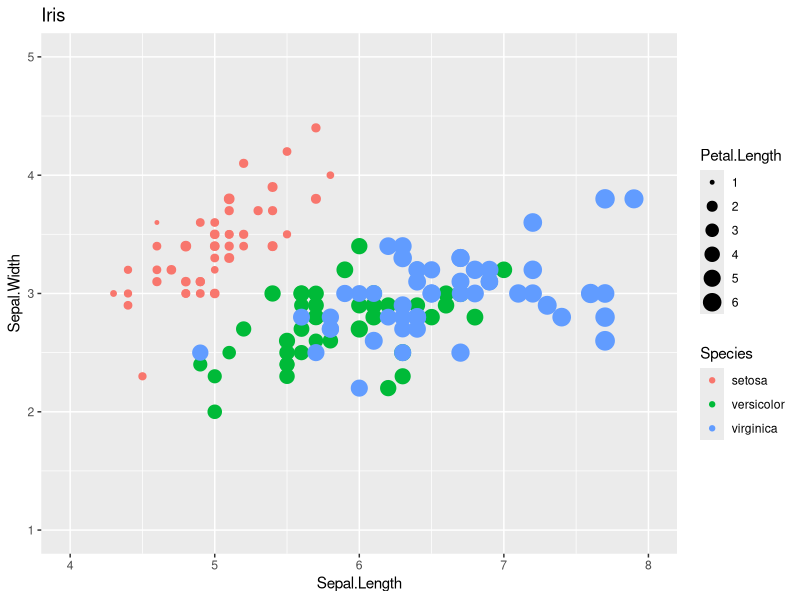
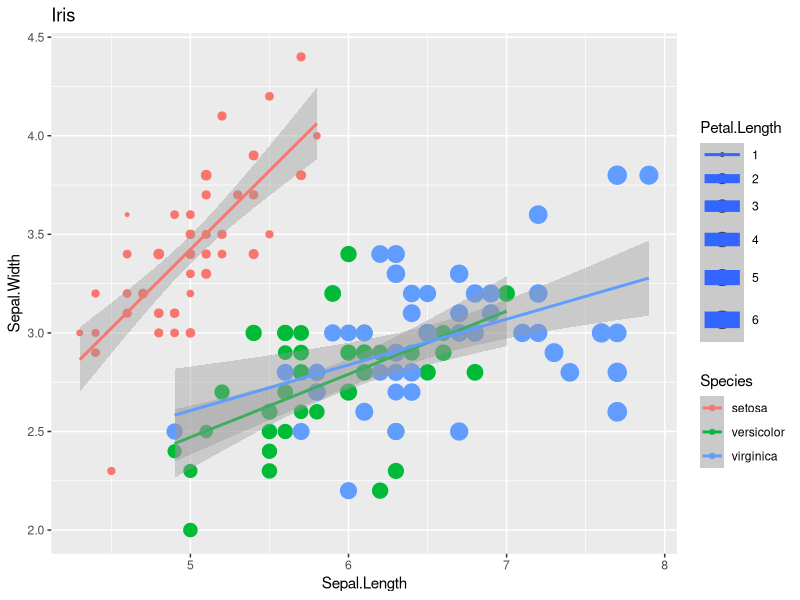
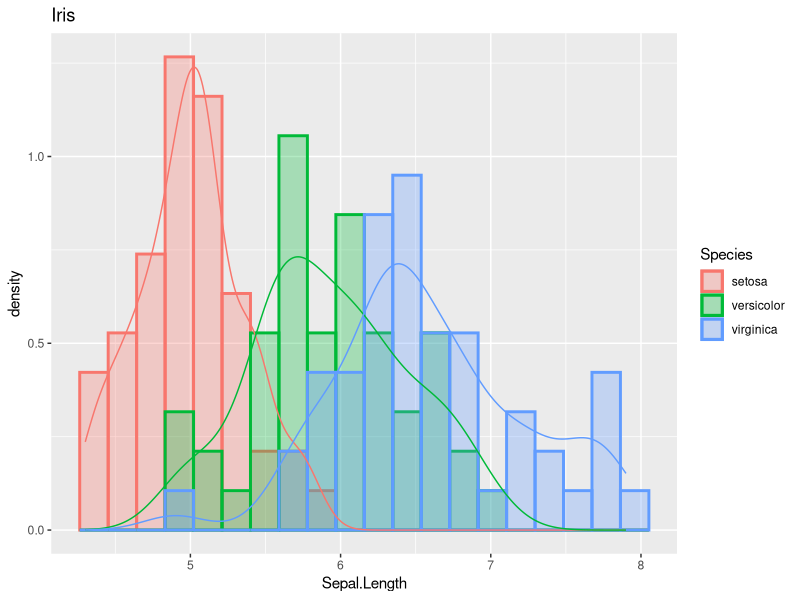
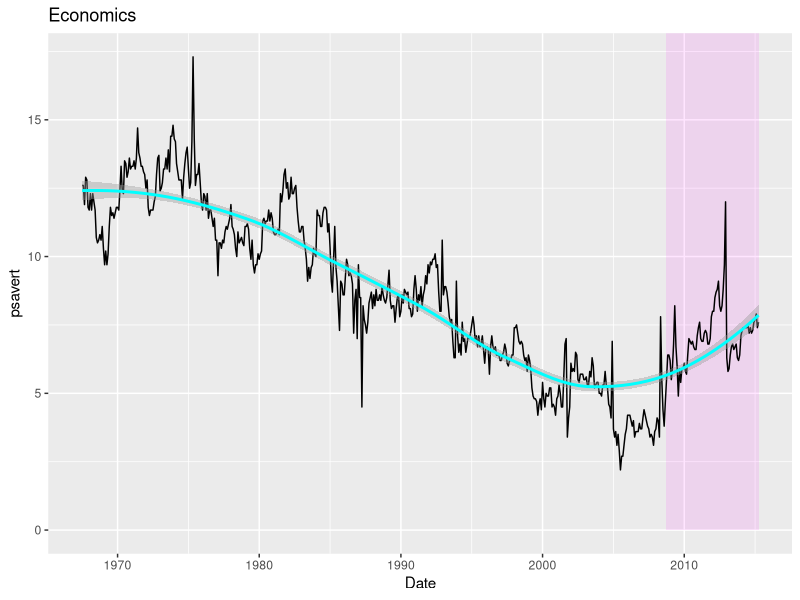
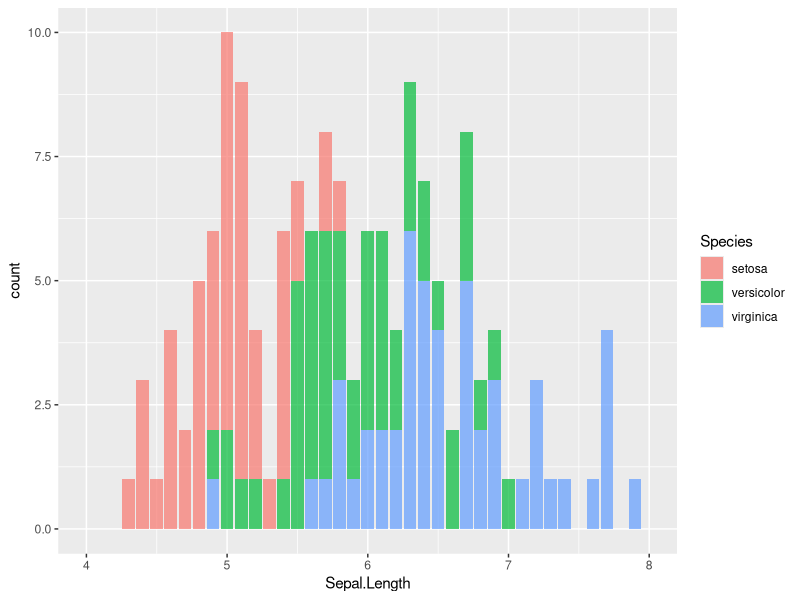
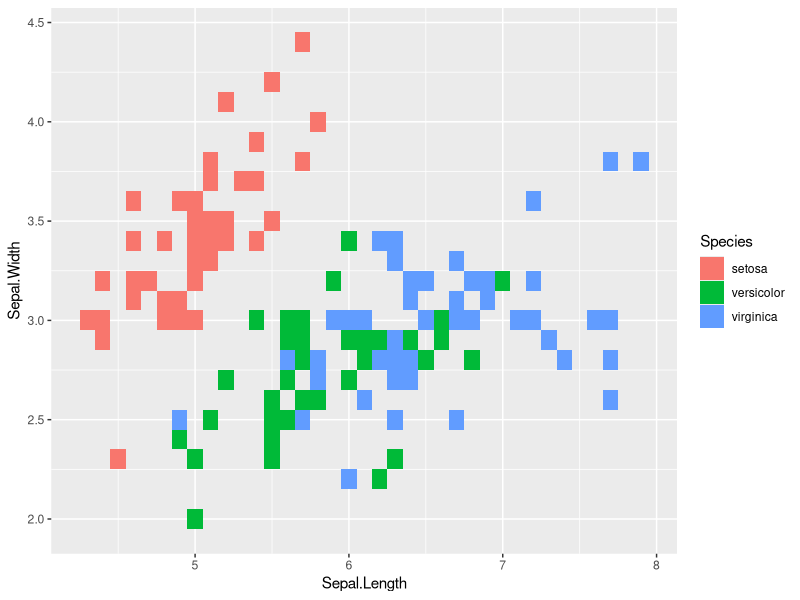
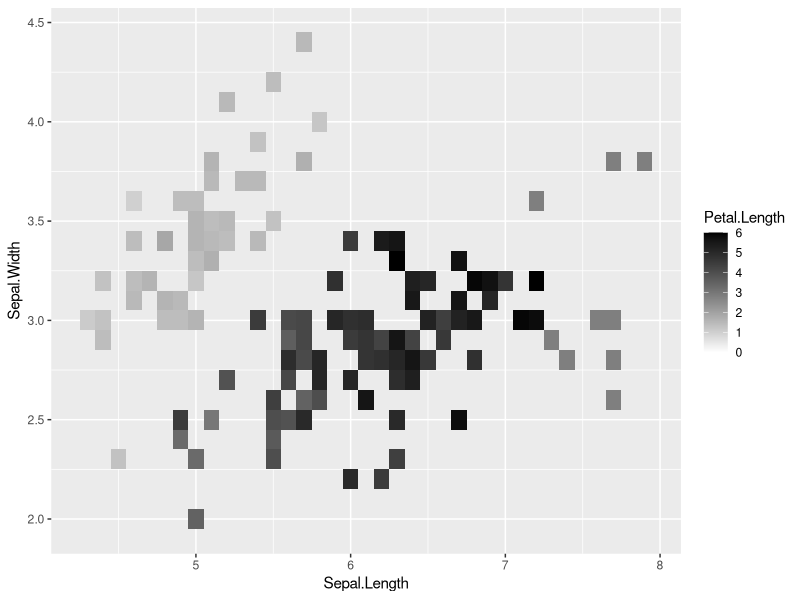
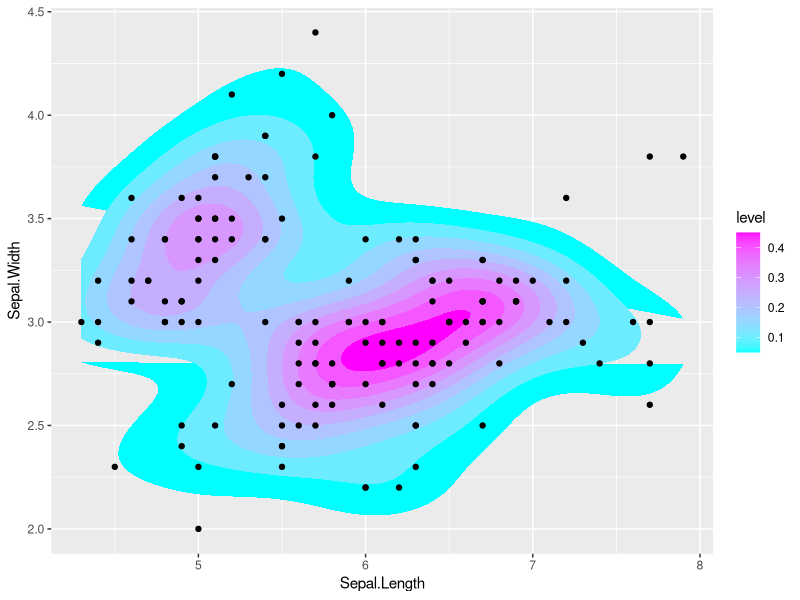

Write R code to recreate these figures, in order.
library(dplyr)
library(ggplot2)

# change working directory
frame_files <- lapply(sys.frames(), function(x) x$ofile)
frame_files <- Filter(Negate(is.null), frame_files)
setwd(dirname(frame_files[[length(frame_files)]]))

# Point & Hue & Buble
p <- ggplot(iris, aes(x = Sepal.Length, y = Sepal.Width,
                      colour = Species, size = Petal.Length)) +
  geom_point() +
  scale_colour_hue() +
  # scale_colour_gradient(low = "cyan", high = "magenta")
  labs(title = "Iris", x = "Sepal.Length", y = "Sepal.Width") +
  lims(x = c(4, 8), y = c(1, 5))

plot(p)
ggsave("img/iris-hue.png", plot = p)

# Point & Smoothing & Buble
p <- ggplot(iris, aes(x = Sepal.Length, y = Sepal.Width,
                      colour = Species, size = Petal.Length)) +
  geom_point() +
  stat_smooth(method = "lm") +
  labs(title = "Iris", x = "Sepal.Length", y = "Sepal.Width")

plot(p)
ggsave("img/iris-smooth.png", plot = p)

# Hist & density
p <- ggplot(iris, aes(x = Sepal.Length, y = ..density..,
                      fill = Species, colour = Species)) +
  geom_histogram(alpha = 0.3, position = "identity", bins = 20, size = 1) +
  labs(title = "Iris", x = "Sepal.Length") +
  geom_density(alpha = 0)

plot(p)
ggsave("img/iris-hist.png", plot = p)

# Line & Smoothing $ Rect
p <- ggplot(economics, aes(x = date, y = psavert)) +
  annotate("rect",
           xmin = as.Date("2008-09-15"), xmax = as.Date("2015-04-01"),
           ymin = 0, ymax = Inf, fill = "magenta", alpha = 0.1) +
  geom_line() +
  stat_smooth(color = "cyan", method = "loess") +
  labs(title = "Economics", x = "Date", y = "psavert")

plot(p)
ggsave("img/economics-line.png", p)

# Stacked Bar
p <- iris %>%
  group_by(Species, Sepal.Length) %>%
  summarize(count = n()) %>%
  ggplot(., aes(x = Sepal.Length, y = count)) +
    geom_bar(stat = "identity", aes(fill = Species), alpha = 0.7) +
    scale_x_discrete() +
    lims(x = c(4, 8))

plot(p)
ggsave("img/iris-stacked-bar.png", plot = p)

# Tile plot
p <- ggplot(iris, aes(x = Sepal.Length, y = Sepal.Width)) +
  geom_tile(aes(fill = Species))

plot(p)
ggsave("img/iris-tile.png", plot = p)

# Tile qplot
p <- qplot(Sepal.Length, Sepal.Width, data = iris,
           fill = Petal.Length, geom = "tile") +
  scale_fill_gradient(limits = c(0, 6), low = "white", high = "black")

plot(p)
ggsave("img/iris-tile-qplot.png", plot = p)

# Heat map
p <- ggplot(iris, aes(x = Sepal.Length, y = Sepal.Width)) +
  stat_density2d(aes(fill = ..level..), geom = "polygon") +
  scale_fill_continuous(low = "cyan", high = "magenta") +
  geom_point(color = "black")

plot(p)
ggsave("img/iris-heatmap.png", plot = p)

# Contours of 3d data
volcano3d <- reshape2::melt(volcano)
names(volcano3d) <- c("x", "y", "z")

p <- ggplot(volcano3d, aes(x = x, y = y, z = z)) +
  stat_contour(aes(fill = ..level..), geom = "polygon") +
  scale_fill_continuous(low = "gray", high = "black")

plot(p)
ggsave("img/volcano-contours.png", plot = p)
